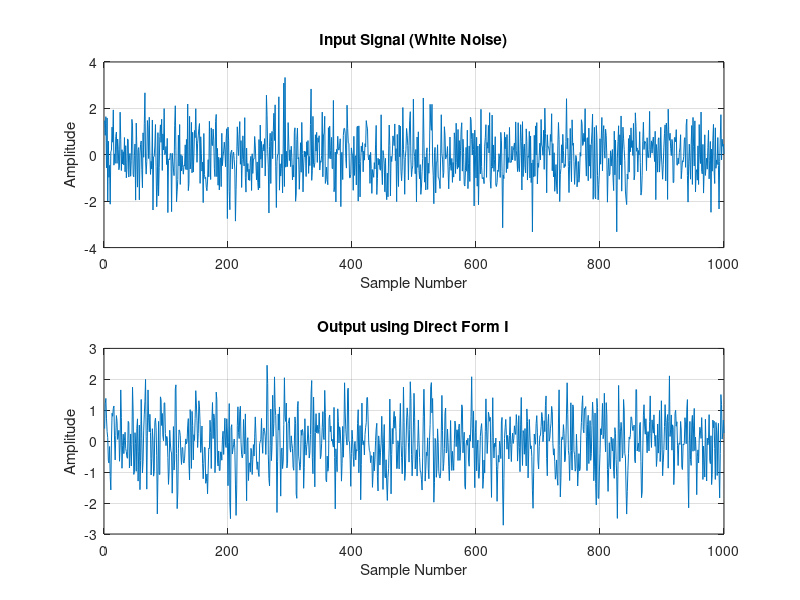
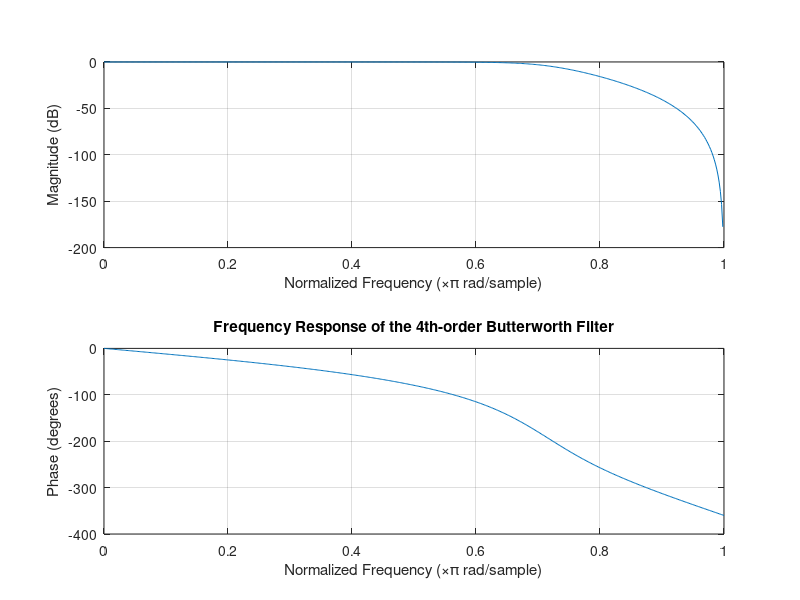

These figures' MATLAB source, in order:
 % MATLAB Code to design a 4th-order Butterworth IIR filter
% with a cutoff frequency of 0.3π radians/sample

% Clear workspace
clear; clc; close all;

% Define filter specifications
order = 4; % Filter order
Wn = .7;  % Normalized cutoff frequency (0.3 * π radians/sample)

% Design the Butterworth filter
[b, a] = butter(order, Wn); % Get filter coefficients

% Display the coefficients
disp('Numerator coefficients (b):');
disp(b);
disp('Denominator coefficients (a):');
disp(a);

% Check stability by evaluating the poles
poles = roots(a);
disp('Poles of the filter:');
disp(poles);

% Check stability condition (poles must be inside the unit circle)
isStable = all(abs(poles) < 1);
if isStable
    disp('The filter is stable.');
else
    disp('The filter is unstable.');
end

% Generate a test input signal (white noise)
N = 1000; % Number of samples
x = randn(1, N); % Input signal (white noise)

% Direct Form I implementation
y_df1 = filter(b, a, x); % Apply filter using Direct Form I

% Plotting the results
figure;
subplot(2,1,1);
plot(x);
title('Input Signal (White Noise)');
xlabel('Sample Number');
ylabel('Amplitude');
grid on;

subplot(2,1,2);
plot(y_df1);
title('Output using Direct Form I');
xlabel('Sample Number');
ylabel('Amplitude');
grid on;

% Show the frequency response of the filter
figure;
freqz(b, a);
title('Frequency Response of the 4th-order Butterworth Filter');
